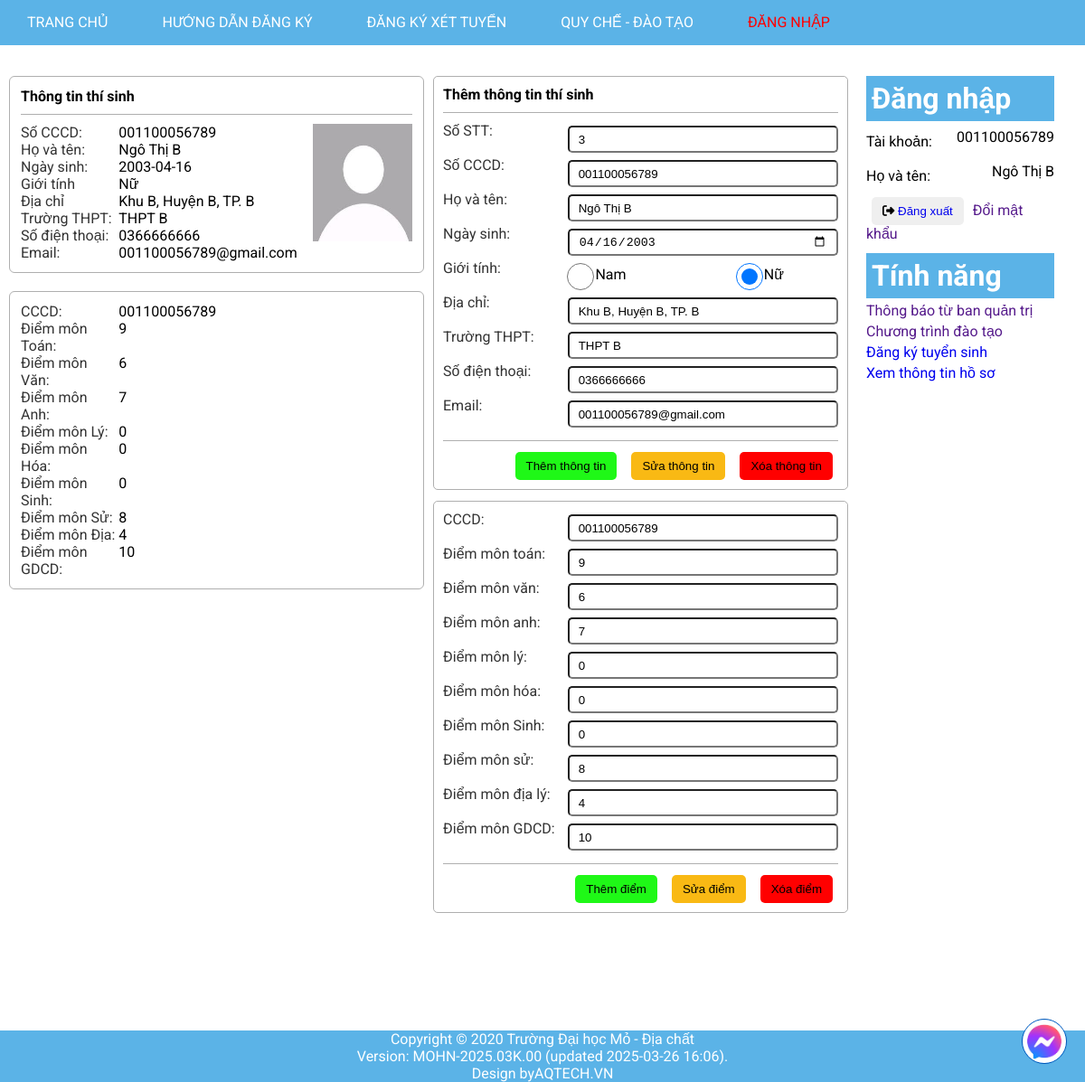
Screenshot of /information.php (signed in) with the database file from the repository.
### tables this page shows
CREATE TABLE `student` (
  `student_ID` int(10) NOT NULL,
  `Names` varchar(255) NOT NULL,
  `Sex` enum('Nam','Nữ','Khác','') NOT NULL,
  `DateOfBirth` date NOT NULL,
  `Origin` char(255) NOT NULL,
  `CCCD` varchar(12) NOT NULL,
  `HighSchool` varchar(255) NOT NULL,
  `Phone` varchar(10) NOT NULL,
  `Email` varchar(255) NOT NULL
);

CREATE TABLE `scoreprofile` (
  `ScoreID` varchar(12) NOT NULL,
  `Toan` float NOT NULL,
  `Van` float NOT NULL,
  `Anh` float NOT NULL,
  `Ly` float NOT NULL,
  `Hoa` float NOT NULL,
  `Sinh` float NOT NULL,
  `Su` float NOT NULL,
  `Dia` float NOT NULL,
  `GDCD` float NOT NULL
);

### information.php (the view, shortened to what the rows shown need)
<!DOCTYPE html>
<html lang="en">
<head>
    <link rel="stylesheet" href="https://cdnjs.cloudflare.com/ajax/libs/font-awesome/6.7.2/css/all.min.css"
 />
    <link rel="stylesheet" href="./assets/css/base.css">
    <link rel="stylesheet" href="./assets/css/index.css">
    <link rel="stylesheet" href="./assets/css/infomation.css">
    <link rel="stylesheet" href="./assets/css/chatbox.css">
</head>
<body>
    <div class="container">
        <?php include("layout/navbar.php"); ?>
        <div class="content">
            <div class="content-l">
                <div class="inf-l">
                    <div class="inf-ll">
                        <div class="inf-l-infor">
                            <?php
                            $sql = "select  * from student st, login l  where st.CCCD = " . $_SESSION['UserID'] . " and st.CCCD = l.UserID";
                            $result = mysqli_query($conn, $sql);
                            if (mysqli_num_rows($result) > 0) {
                                while ($row = mysqli_fetch_assoc($result)) {
                                    echo '
                                        <div class="inf-1">
                                            <label>Số CCCD: </label>
                                            <p>' . $_SESSION['UserID'] . '</p>
                                        </div>
                                        <div class="inf-1">
                                            <label>Họ và tên: </label>
                                            <p>' . $_SESSION['Name'] . '</p>
                                        </div>
                                        <div class="inf-1">
                                            <label>Ngày sinh: </label>
                                            <p>' . $row['DateOfBirth'] . '</p>
                                        </div>
                                        <div class="inf-1">
                                            <label>Giới tính </label>
                                            <p>' . $row['Sex'] . '</p>
                                        </div>
                                        <div class="inf-1">
                                            <label>Địa chỉ</label>
                                            <p>' . $row['Origin'] . '</p>
                                        </div>
                                        <div class="inf-1">
                                            <label>Trường THPT: </label>
                                            <p>' . $row['HighSchool'] . '</p>
                                        </div>
                                        <div class="inf-1">
                                            <label>Số điện thoại: </label>
                                            <p>' . $row['Phone'] . '</p>
                                        </div>
                                        <div class="inf-1">
                                            <label>Email: </label>
                                            <p>' . $_SESSION['Email'] . '</p>
                                        </div>
                                        <div class="inf-img">
                                            <img src="./assets/img/user.jpg" alt="">
                                        </div>
                                        ';
                                }
                            }
                            ?>
                        </div>
                    </div>
                    <div class="inf-gpa">
                        <?php
                        $sql = "Select * from scoreprofile sc, student st where sc.ScoreID = " . $_SESSION['UserID'] . " && sc.ScoreID = st.CCCD";
                        $result = mysqli_query($conn, $sql);
                        if (mysqli_num_rows($result) > 0) {
                            while ($row = mysqli_fetch_assoc($result)) {
                                echo '
                                <div class="inf-1">
                                    <label>CCCD: </label>
                                    <p>' . $_SESSION["UserID"] . '</p>
                                </div>
                                <div class="inf-1">
                                    <label>Điểm môn Toán: </label>
                                    <p>' . $row['Toan'] . '</p>
                                </div>
                                <div class="inf-1">
                                    <label>Điểm môn Văn: </label>
                                    <p>' . $row['Van'] . '</p>
                                </div>
                                <div class="inf-1">
                                    <label>Điểm môn Anh: </label>
                                    <p>' . $row['Anh'] . '</p>
                                </div>
                                <div class="inf-1">
                                    <label>Điểm môn Lý: </label>
                                    <p>' . $row['Ly'] . '</p>
                                </div>
                                <div class="inf-1">
                                    <label>Điểm môn Hóa: </label>
                                    <p>' . $row['Hoa'] . '</p>
                                </div>
                                <div class="inf-1">
                                    <label>Điểm môn Sinh: </label>
                                    <p>' . $row['Sinh'] . '</p>
                                </div>
                                <div class="inf-1">
                                    <label>Điểm môn Sử: </label>
                                    <p>' . $row['Su'] . '</p>
                                </div>
                                <div class="inf-1">
                                    <label>Điểm môn Địa: </label>
                                    <p>' . $row['Dia'] . '</p>
                                </div>
                                <div class="inf-1">
                                    <label>Điểm môn GDCD: </label>
                                    <p>' . $row['GDCD'] . '</p>
                                </div>
                                ';
                            }
                        }
                        ?>
                    </div>
                </div>
                <div class="inf-lr">
                    <div class="inf-add">
                        <form action="<?= ROOT_URL ?>auth/infor_crud.php" method="post">
                            <?php
                            $sql = "select * from student where CCCD = " . $_SESSION['UserID'] . " ";
                            $result = mysqli_query($conn, $sql);
                            if (mysqli_num_rows($result) > 0) {
                                while ($row = mysqli_fetch_assoc($result)) {
                                    echo '
                                    <div class="inf-1">
                                        <label>Số STT: </label>
                                        <input type="text" name="STT" value= "' . $row['student_ID'] . '" placeholder="Nhập STT:">
                                    </div>
                                    <div class="inf-1">
                                        <label>Số CCCD: </label>
                                        <input type="text" name="CCCD" value = "' . $_SESSION['UserID'] . ' " placeholder="Nhập CCCD:">
                                    </div>
                                    <div class="inf-1">
                                        <label>Họ và tên: </label>
                                        <input type="text" name="Name" value = "' . $_SESSION['Name'] . ' " placeholder="Nhập họ và tên: ">
                                    </div>
                                    <div class="inf-1">
                                        <label>Ngày sinh: </label>
                                        <input type="date" name="date" value=' . $row['DateOfBirth'] . '>
                                    </div>
                                    <div class="inf-1">
                                        <label>Giới tính: </label>
                                        <input type="radio" name="sex" value ="Nam" ' . ($row['Sex'] == 'Nam' ? 'checked' : '') . ' checked="checked"> <span>Nam</span>
                                        <input type="radio" name="sex" value = "Nữ" ' . ($row['Sex'] == 'Nữ' ? 'checked' : '') . '> <span>Nữ</span>
                                    </div>
                                    <div class="inf-1">
                                        <label>Địa chỉ: </label>
                                        <input type="text" name="diachi" value = "' . $row['Origin'] . ' " placeholder="Nhập địa chỉ:">
                                    </div>
                                    <div class="inf-1">
                                        <label>Trường THPT: </label>
                                        <input type="text" name="THPT" value = "' . $row['HighSchool'] . '"  placeholder="Nhập trường THPT: ">
                                    </div>
                                    <div class="inf-1">
                                        <label>Số điện thoại: </label>
                                        <input type="text" name="phone" value = "' . $row['Phone'] . '" placeholder="Nhập số điện thoại: ">
                                    </div>
                                    <div class="inf-1">
                                        <label>Email: </label>
                                        <input type="text" name="Email" value = "' . $_SESSION['Email'] . '" placeholder="Nhập Email: ">
                                    </div>
                                    ';
                                }
                            }
                            ?>
                        </form>
                    </div>
                    <div class="inf-gpa-add">
                        <form action="<?= ROOT_URL ?>auth/infor_crud.php" method="POST">
                            <?php
                            $sql = "Select * from scoreprofile sc, student st where sc.ScoreID = " . $_SESSION['UserID'] . " and sc.ScoreID = st.CCCD ";
                            $result = mysqli_query($conn, $sql);
                            if (mysqli_num_rows($result) > 0) {
                                while ($row = mysqli_fetch_assoc($result)) {
                                    echo '
                                    <div class="inf-1">
                                        <label>CCCD:  </label>
                                        <input type="float" name="CCCD" value="' . $_SESSION['UserID'] . '" placeholder="Nhập điểm môn toán: ">
                                    </div>
                                    <div class="inf-1">
                                        <label>Điểm môn toán: </label>
                                        <input type="float" name="Toan" value="' . $row['Toan'] . '" placeholder="Nhập điểm môn toán: ">
                                    </div>
                                    <div class="inf-1">
                                        <label>Điểm môn văn: </label>
                                        <input type="float" name="Van" value = "' . $row['Van'] . '"  placeholder="Nhập điểm môn văn: ">
                                    </div>
                                    <div class="inf-1">
                                        <label>Điểm môn anh: </label>
                                        <input type="float" name="Anh" value = "' . $row['Anh'] . '" placeholder="Nhập điểm môn anh: ">
                                    </div>
                                    <div class="inf-1">
                                        <label>Điểm môn lý: </label>
                                        <input type="float" name="Ly" value = "' . $row['Ly'] . '" placeholder="Nhập điểm môn lý: ">
                                    </div>
                                    <div class="inf-1">
                                        <label>Điểm môn hóa: </label>
                                        <input type="float" name="Hoa" value = "' . $row['Hoa'] . '" placeholder="Nhập điểm môn hóa: ">
                                    </div>
                                    <div class="inf-1">
                                        <label>Điểm môn Sinh: </label>
                                        <input type="float" name="Sinh" value = "' . $row['Sinh'] . '" placeholder="Nhập điểm môn Sinh: ">
                                    </div>
                                    <div class="inf-1">
                                        <label>Điểm môn sử: </label>
                                        <input type="float" name="Su" value = "' . $row['Su'] . '" placeholder="Nhập điểm môn sử: ">
                                    </div>
                                    <div class="inf-1">
                                        <label>Điểm môn địa lý: </label>
                                        <input type="float" name="Dia" value = "' . $row['Dia'] . '" placeholder="Nhập điểm môn địa: ">
                                    </div>
                                    <div class="inf-1">
                                        <label>Điểm môn GDCD: </label>
                                        <input type="float" name="GDCD" value = "' . $row['GDCD'] . '" placeholder="Nhập điểm môn GDCD: ">
                                    </div>
                                    ';
                                }
                            }
                            ?>
                        </form>
                    </div>
                </div>
            </div>
            <div class="content-r">
                <div class="login">
                    <h1 class="title">Đăng nhập</h1>
                </div>
                <div class="feature">
                    <h1 class="title">Tính năng</h1>
                </div>
            </div>
        </div>
</body>
</html>

### rows the page displays
student: DateOfBirth "2003-04-16", Sex "Nữ", Origin "Khu B, Huyện B, TP. B", HighSchool "THPT B", Phone "0366666666", STT "3", date "04/16/2003", Sex "☑", diachi "Khu B, Huyện B, TP. B", THPT "THPT B", phone "0366666666"
scoreprofile: Toan "9", Van "6", Anh "7", Ly "0", Hoa "0", Sinh "0", Su "8", Dia "4", GDCD "10"

### other values shown
$_SESSION['UserID'] "001100056789"
$_SESSION['Name'] "Ngô Thị B"
